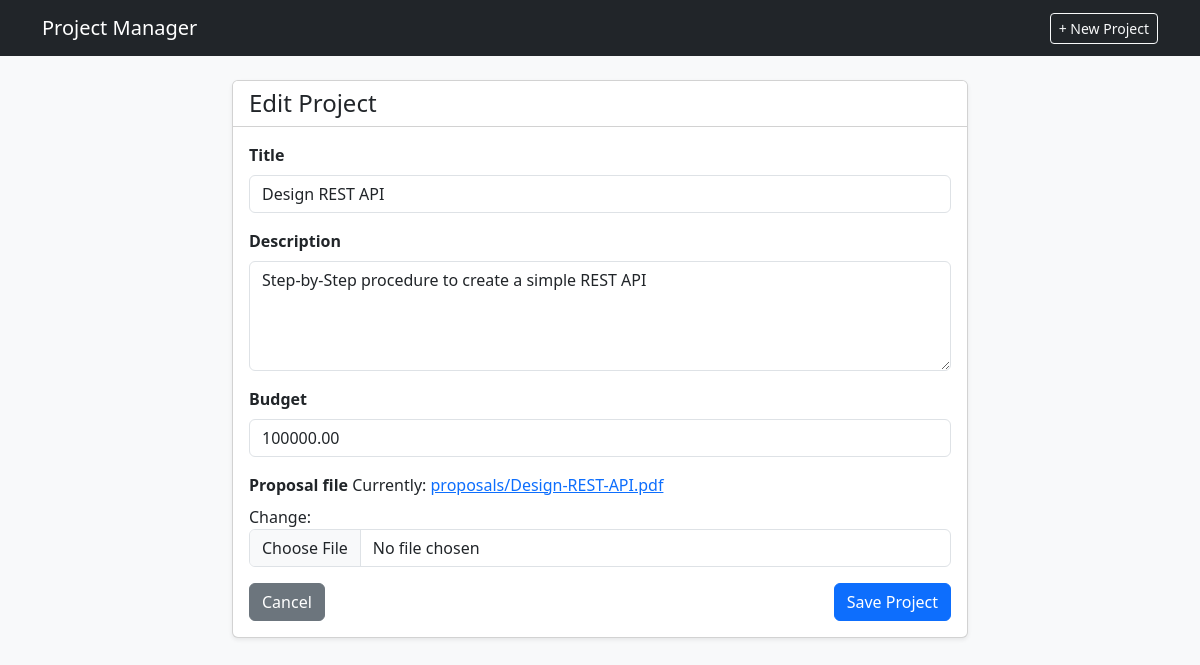
The page /3/edit/ on the database its author committed.
### projects/models.py (models this page shows, shortened)
class Project(models.Model):
    title = models.CharField(max_length=150)
    description = models.TextField(blank=True)
    budget = models.DecimalField(max_digits=10, decimal_places=2)
    proposal_file = models.FileField(upload_to='proposals/')
    created_at = models.DateTimeField(auto_now_add=True)
    updated_at = models.DateTimeField(auto_now=True)

### projects/views.py (the view)
# urls.py: path('<int:pk>/edit/', views.project_update, name='project_update'),
def project_update(request, pk):
    project = get_object_or_404(Project, pk=pk)
    if request.method == 'POST':
        form = ProjectForm(request.POST, request.FILES, instance=project)
        if form.is_valid():
            form.save()
            messages.success(request, 'Project updated successfully!')
            return redirect('project_list')
    else:
        form = ProjectForm(instance=project)
    return render(request, 'projects/project_form.html', {
        'form': form,
        'action': 'Edit',
        'project': project
    })

### projects/forms.py (shortened to what this page needs)
class ProjectForm(forms.ModelForm):
    class Meta:
        model = Project
        fields = ['title', 'description', 'budget', 'proposal_file']
        widgets = {
            'title': forms.TextInput(attrs={'class': 'form-control', 'placeholder': 'Enter project title'}),
            'description': forms.Textarea(attrs={'class': 'form-control', 'rows': 4}),
            'budget': forms.NumberInput(attrs={'class': 'form-control', 'step': '0.01'}),
            'proposal_file': forms.ClearableFileInput(attrs={'class': 'form-control'}),
        }

### projects/templates/projects/project_form.html (shortened to what this page needs)
{% extends 'projects/base.html' %}
{% block content %}
<div class="row justify-content-center">
    <div class="col-md-8">
        <div class="card shadow-sm">
            <div class="card-header bg-white">
                <h4 class="mb-0">{{ action }} Project</h4>
            </div>
            <div class="card-body">
                <form method="post" enctype="multipart/form-data" novalidate>
                    {% for field in form %}
                        <div class="mb-3">
                            <label for="{{ field.id_for_label }}" class="form-label fw-bold">
                                {{ field.label }}
                            </label>
                            {{ field }}
                        </div>
                    {% endfor %}
                    <div class="d-flex justify-content-between">
                        <a href="{% url 'project_list' %}" class="btn btn-secondary">Cancel</a>
                        <button type="submit" class="btn btn-primary">Save Project</button>
                    </div>
                </form>
            </div>
        </div>
    </div>
</div>
{% endblock %}

### rows shown on the page
Project: form "Design REST API" "Step-by-Step procedure to create a simple REST API" "100000.00"

### other values the page prints
{{ action }} "Edit"
{{ field.label }} "Title" "Description" "Budget" "Proposal file"
